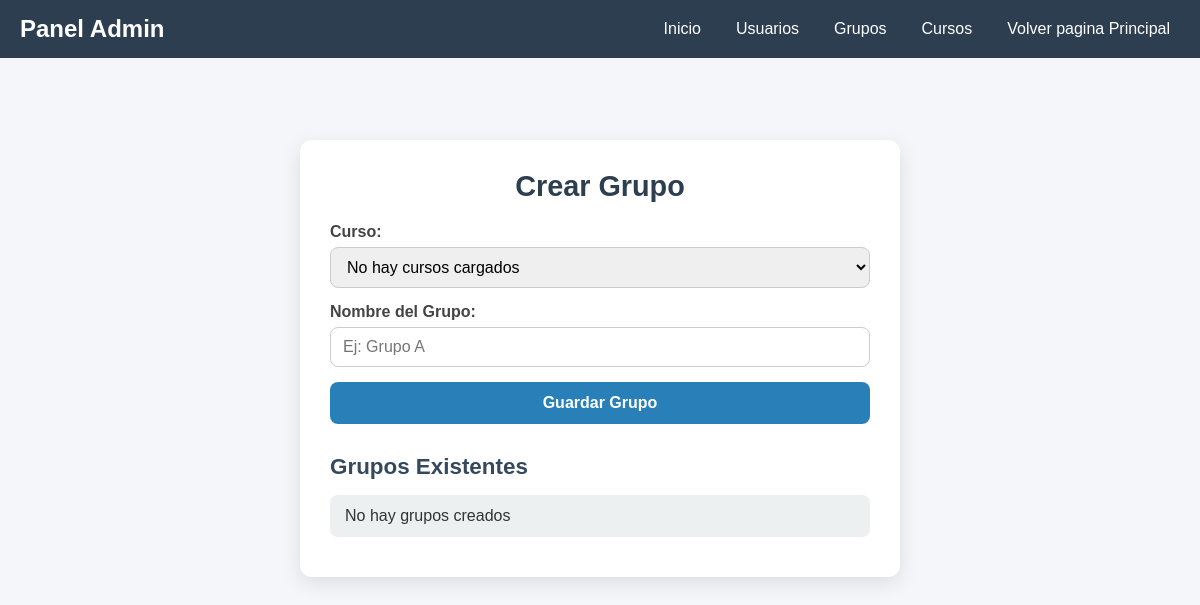
Page /panel/views/Crear-Grupos/grupos.php on the earlier database version.
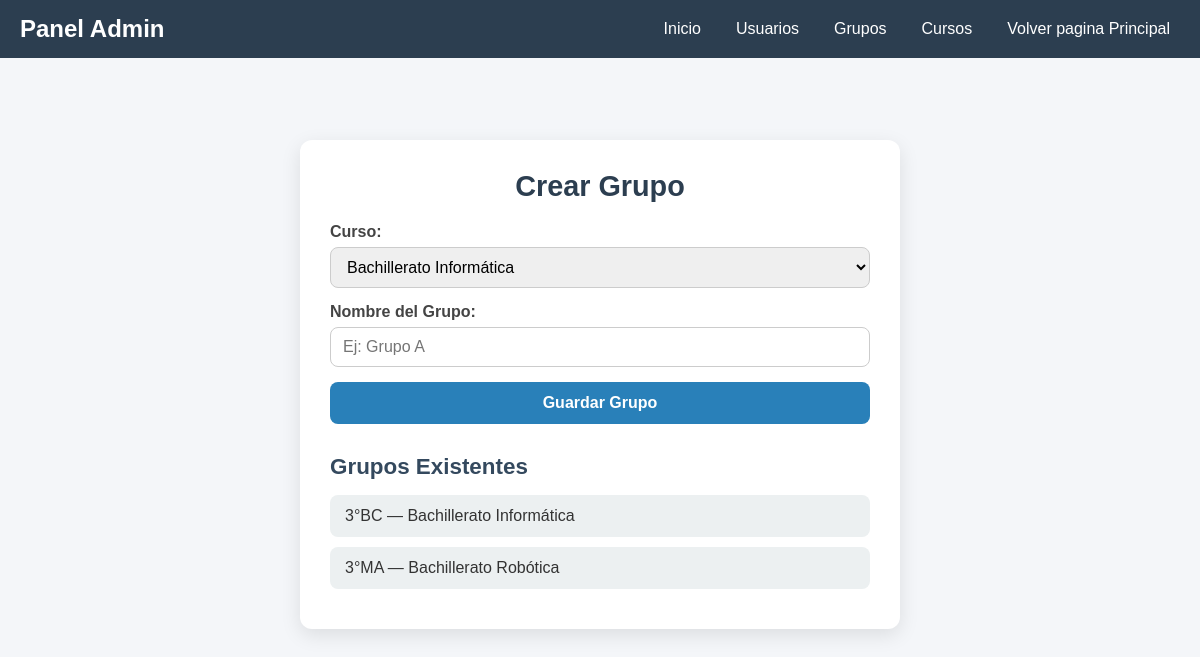
Same page on the later database version.
### tables this page shows
CREATE TABLE `grupo` (
  `ID_Grupo` int(11) NOT NULL,
  `Nombre` varchar(255) NOT NULL,
  `ID_Curso` int(11) DEFAULT NULL,
  `ID_Horario` int(11) DEFAULT NULL
);

CREATE TABLE `curso` (
  `ID_Curso` int(11) NOT NULL,
  `Nombre` varchar(255) NOT NULL
);

### panel/Views/Crear-Grupos/grupos.php (the view, shortened to what this page needs)
<!DOCTYPE html>
<html lang="es">
<head>
  <link rel="stylesheet" href="style.css" />
</head>
<body>
  <?php include("../header.php")?>
  <main>
  <div class="container">
    <h1>Crear Grupo</h1>
    <form id="formGrupo">
      <label for="curso">Curso:</label>
      <select id="curso" name="curso" required>
        <?php
        include("../../../conexion.php");
        $result = $conn->query("SELECT ID_Curso, Nombre FROM curso");
        if ($result && $result->num_rows > 0) {
            while ($row = $result->fetch_assoc()) {
                echo "<option value='" . $row['ID_Curso'] . "'>" . $row['Nombre'] . "</option>";
            }
        } else {
            echo "<option value=''>No hay cursos cargados</option>";
        }
        ?>
      </select>
      <label for="grupo">Nombre del Grupo:</label>
      <input type="text" id="grupo" name="grupo" placeholder="Ej: Grupo A" required />
      <button type="submit">Guardar Grupo</button>
    </form>
    <h2>Grupos Existentes</h2>
    <ul id="listaGrupos">
      <?php
      $result = $conn->query("SELECT g.Nombre as Grupo, c.Nombre as Curso
                              FROM grupo g
                              INNER JOIN curso c ON g.ID_Curso = c.ID_Curso");
      if ($result && $result->num_rows > 0) {
          while ($row = $result->fetch_assoc()) {
              echo "<li>" . $row['Grupo'] . " — " . $row['Curso'] . "</li>";
          }
      } else {
          echo "<li>No hay grupos creados</li>";
      }
      ?>
    </ul>
  </div>
  </main>
</body>
</html>

Differences in the rows shown:
added grupo: Nombre "3°BC", ID_Curso.Nombre "Bachillerato Informática"
added grupo: Nombre "3°MA", ID_Curso.Nombre "Bachillerato Robótica"
Other differences:
form field curso: "No hay cursos cargados" → "Bachillerato Informática"
text no longer shown: "No hay grupos creados"
